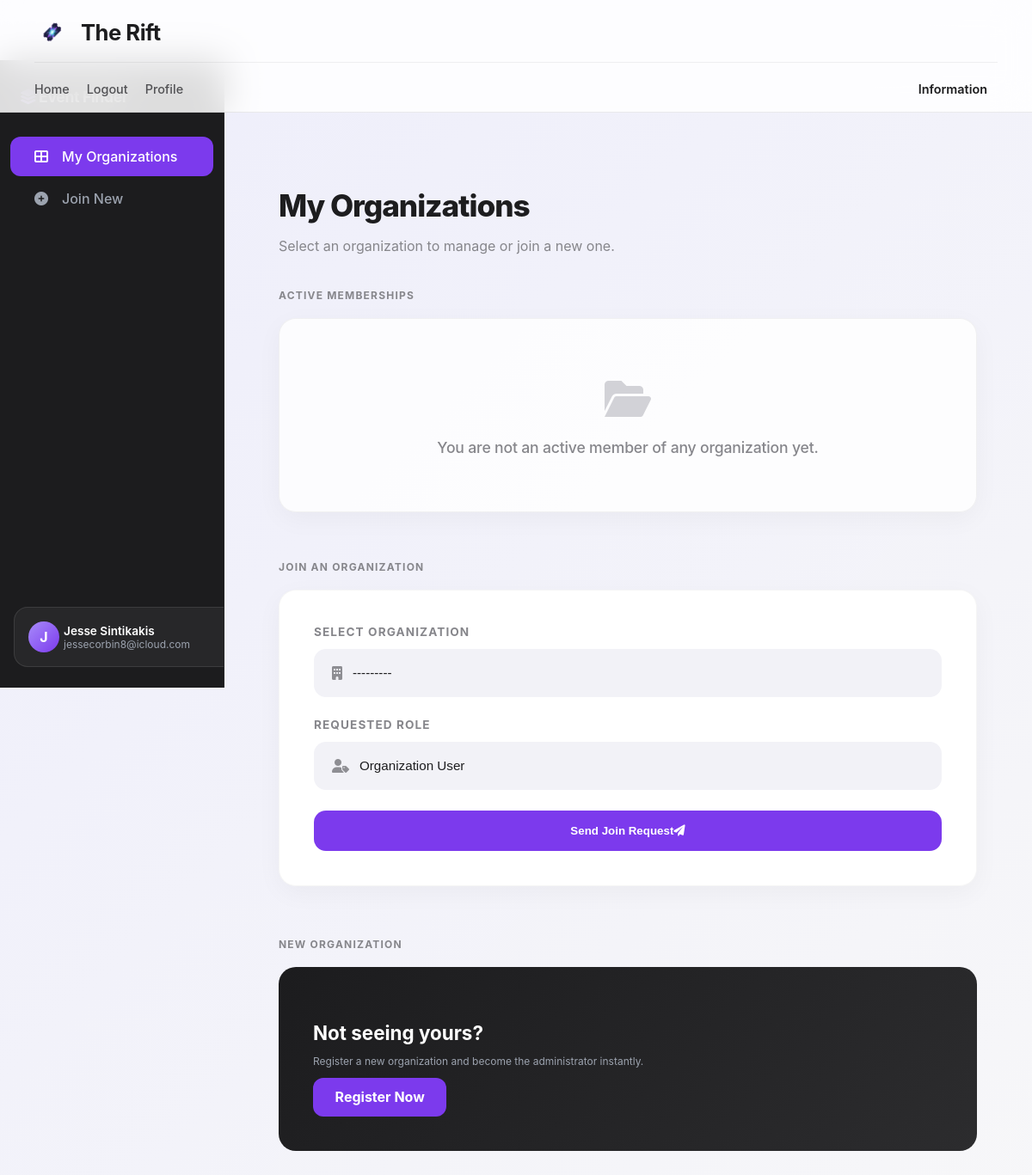
/organization/select/ (signed in), run on the app's committed database.
### App/models.py (models this page shows)
class User(AbstractUser):
    is_customer = models.BooleanField(default=False)
    address = models.CharField(max_length=255, blank=True, null=True)
    phone = models.CharField(max_length=20, blank=True, null=True)

### App/views.py (the view)
# urls.py: path('organization/select/', v.choose_organization, name='choose_organization'),
@login_required
def choose_organization(request):
    all_memberships = OrganizationMembership.objects.filter(
        user=request.user
    ).select_related("organization").order_by('-joined_at')
    active_memberships = all_memberships.filter(status='active')
    pending_memberships = all_memberships.filter(status='pending')
    can_join_new = not (active_memberships.exists() or pending_memberships.exists())
    if request.method == 'POST':
        form = JoinExistingOrganizationForm(request.user, request.POST)
        if form.is_valid():
            OrganizationMembership.objects.create(
                user=request.user,
                organization=form.cleaned_data['organization'],
                role=form.cleaned_data['role'],
                status='pending'
            )
            messages.success(request, "Request sent successfully.")
            return redirect('choose_organization')
    else:
        form = JoinExistingOrganizationForm(request.user)
    return render(request, "choose_organization.html", {
        "active_memberships": active_memberships,
        "pending_memberships": pending_memberships,
        "join_form": form,
        "can_join_new": can_join_new,
    })

### App/forms.py (shortened to what this page needs)
class JoinExistingOrganizationForm(forms.Form):
    organization = forms.ModelChoiceField(
        queryset=Organization.objects.all(),
        label="Select Organization"
    )
    role = forms.ChoiceField(
        choices=OrganizationMembership.ROLE_CHOICES,
        initial='user'
    )
    def __init__(self, user, *args, **kwargs):
        self.user = user
        super().__init__(*args, **kwargs)

### App/context_processors.py (called while the page is built, shortened)
def current_url(request):
    return {
        'current_path': request.path,
        'current_full_url': request.get_full_path(),
        'current_absolute_uri': request.build_absolute_uri(),
    }

def base_view(request):
    if not request.user.is_authenticated:
        return {}
    membership = OrganizationMembership.objects.filter(user=request.user).first()
    if not membership:
        return {}

### App/models.py (called while the page is built)
    def __str__(self):
        return self.name

### App/templates/choose_organization.html (shortened to what this page needs)
{% extends "base.html" %}
{% load static %}
{% block content %}
<link rel="stylesheet" href="https://cdnjs.cloudflare.com/ajax/libs/font-awesome/6.0.0/css/all.min.css">
<link rel="stylesheet" href="{% static 'org_select.css' %}">
<nav class="sidebar">
    <div class="sidebar-brand">
        <i class="fas fa-layer-group me-2" style="color: #a78bfa;"></i> Event Finder
    </div>
    <div class="nav flex-column mt-3">
        <a href="#" class="nav-link active">
            <i class="fas fa-th-large"></i> My Organizations
        </a>
        <a href="#join-section" class="nav-link">
            <i class="fas fa-plus-circle"></i> Join New
        </a>
    </div>
    <div class="sidebar-footer">
        <div class="peaking-tab">
            <div class="user-avatar">
                {{ request.user.username|slice:":1"|upper }}
            </div>
            <div class="profile-info ms-2 overflow-hidden">
                <div class="name text-truncate">{{ request.user.first_name }} {{ request.user.last_name }}</div>
                <div class="email text-truncate text-muted-sidebar">{{ request.user.email }}</div>
            </div>
        </div>
    </div>
</nav>
<main class="main-content animate-fade-in">
    <header class="dashboard-header">
        <h1 class="page-title">My Organizations</h1>
        <p class="subtitle">Select an organization to manage or join a new one.</p>
    </header>
    <section class="content-section">
        <h2 class="section-title">Active Memberships</h2>
        {% if active_memberships %}
            <div class="stats-grid">
                {% for membership in active_memberships %}
                    <div class="stat-card">
                        <div class="stat-header">
                            <div>
                                <div class="stat-label">Organization</div>
                                <div class="stat-value">{{ membership.organization.name }}</div>
                            </div>
                            <div class="stat-icon"><i class="fas fa-building"></i></div>
                        </div>
                        <div class="mt-3">
                            <span class="role-pill {% if membership.role == 'admin' %}admin{% else %}member{% endif %}">
                                {{ membership.get_role_display }}
                            </span>
                        </div>
                        <div class="mt-4">
                            <a href="{% if membership.role == 'admin' %}{% url 'admin_dashboard' membership.organization.id %}{% else %}{% url 'org_user_dashboard' membership.organization.id %}{% endif %}" class="btn-primary-apple">
                                Enter Portal <i class="fas fa-arrow-right ms-2"></i>
                            </a>
                        </div>
                    </div>
                {% endfor %}
            </div>
        {% else %}
            <div class="empty-state-card">
                <div class="empty-state-icon">
                    <i class="fas fa-folder-open"></i>
                </div>
                <div class="empty-state-text">
                    You are not an active member of any organization yet.
                </div>
            </div>
        {% endif %}
    </section>
    <section id="join-section" class="content-section">
        <div class="row g-4">
            <div class="col-lg-6">
                <h2 class="section-title">Join an Organization</h2>
                <div class="join-form-card h-100">
                {% if can_join_new %}
                    <form method="post">
                        <div class="form-field-group">
                            <label class="apple-form-label">Select Organization</label>
                            <div class="apple-input-wrapper">
                                <i class="fas fa-building"></i>
                                {{ join_form.organization }}
                            </div>
                        </div>
                        <div class="form-field-group">
                            <label class="apple-form-label">Requested Role</label>
                            <div class="apple-input-wrapper">
                                <i class="fas fa-user-tag"></i>
                                {{ join_form.role }}
                            </div>
                        </div>
                        <button type="submit" class="btn-primary-apple mt-3">
                            Send Join Request <i class="fas fa-paper-plane ms-2"></i>
                        </button>
                    </form>
                {% else %}
                    <div class="notice-card warning h-100">
                        <p class="small text-muted mb-0">You are currently a member of an organization. Users are limited to one organization at a time.</p>
                    </div>
                {% endif %}
                </div>
            </div>
            <div class="col-lg-6" id="n_o">
                <h2 class="section-title">New Organization</h2>
                <div class="registration-hero-card h-100">
                    <h3>Not seeing yours?</h3>
                    <p class="text-muted-sidebar mb-4">Register a new organization and become the administrator instantly.</p>
                    <a href="{% url 'org-signup' %}" class="btn-hero">Register Now</a>
                </div>
            </div>
        </div>
    </section>
</main>
{% endblock %}

### App/static/common.css (style rules this page uses)
:root { --glass-bg: rgba(255, 255, 255, 0.85); --glass-border: 1px solid rgba(0, 0, 0, 0.08); --primary-blue: #007aff; --primary-text: #1d1d1f; --secondary-text: #515154; --pill-bg: #f2f2f5; --hero-gradient: linear-gradient(135deg, #4a148c 0%, #6a1b9a 50%, #9c27b0 100%); --nav-height: 130px; }
body { margin: 0; padding-top: var(--nav-height); font-family: 'Inter', -apple-system, BlinkMacSystemFont, sans-serif; color: var(--primary-text); background: linear-gradient(135deg, rgba(230, 230, 255, 0.5) 0%, rgba(255, 255, 255, 0.2) 100%); }

### data on the page
User: user.username "J", user.first_name "Jesse", user.last_name "Sintikakis", user.email "jessecorbin8@icloud.com"
